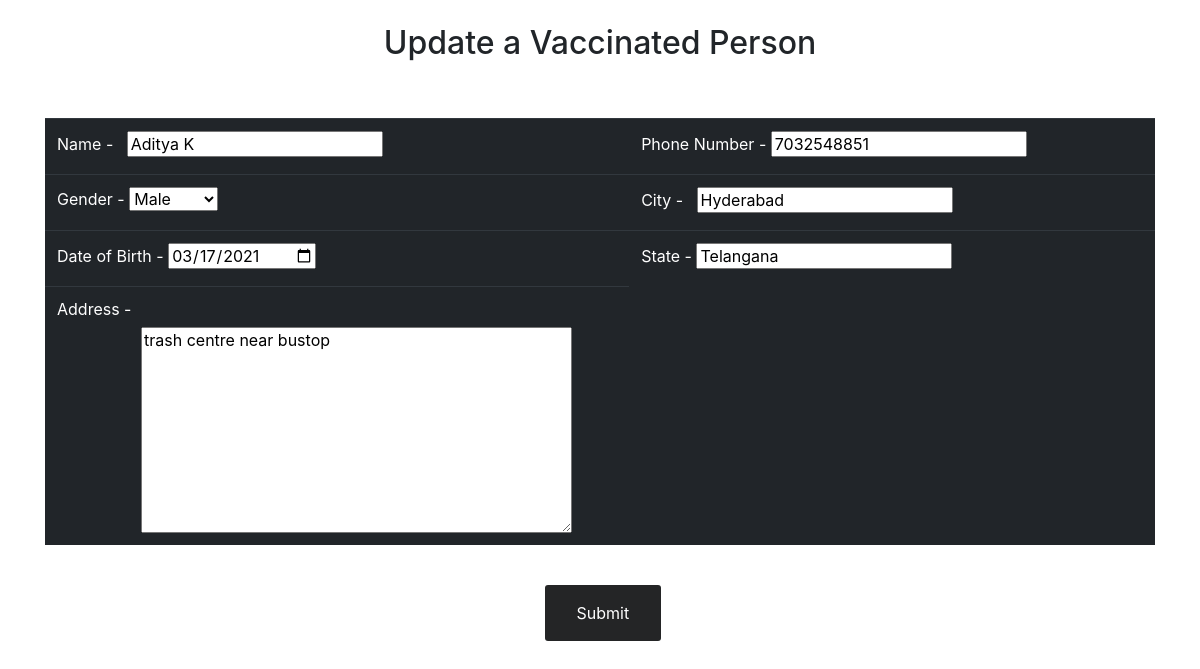
The page /vc/report/2/updateperson/1/ (signed in) on the database as committed earlier.
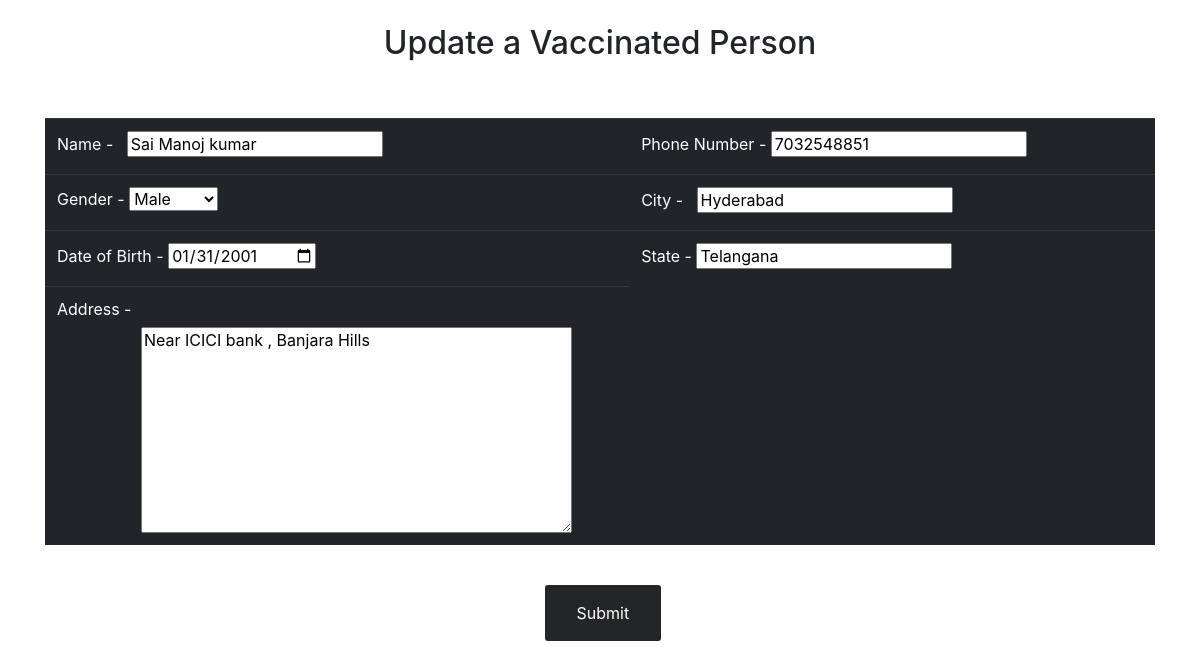
The same page on the database as committed later.
### C19V/models.py (models this page shows, shortened)
class VaccinatedPerson(models.Model):
    GENDER_CHOICES = (('M','Male'),('F','Female'))
    user = models.OneToOneField(User,on_delete=CASCADE)
    name = models.CharField(max_length=50,null=True)
    gender = models.CharField(max_length=1,choices=GENDER_CHOICES,null=True)
    dob = models.DateField(null=True)
    phone_no =models.CharField(max_length=10,null=True)
    address = models.TextField(max_length=128,null=True)
    city = models.CharField(max_length=50,null=True)
    state = models.CharField(max_length=50,null=True)
    date_created = models.DateTimeField(auto_now_add=True)
    centre = models.CharField(max_length=50,null=True) # TestCentre's name

### C19V/views.py (the view)
# urls.py: path('vc/report/<str:pk>/updateperson/<str:id>/',views.updatePerson,name="update_person"),  # to update vaccination person details
@decorators.VC_required(login_url='loginvc')
def updatePerson(request,pk,id):
    person = models.VaccinatedPerson.objects.get(id=id)
    form = forms.PersonForm(instance=person)                 # Since this is to update , we are sending the instance of the person which is previously created
    if request.method == 'POST':
        form = forms.PersonForm(request.POST,instance=person)
        if form.is_valid():
            form.save()
            return redirect('report',pk=pk)
    dictionary = {'form': form,'update':True}                # the attribute update is to identify, the form is an update form
    return render(request, 'registerperson.html', dictionary)

### C19V/forms.py
class PersonForm(ModelForm):
    class Meta:
        model = models.VaccinatedPerson
        fields='__all__'
        labels={
            'dob':('Date of Birth'),
            'phone_no':('Phone Number'),
            'centre':('Vaccination Centre')
        }
        widgets={
            'dob': forms.DateInput(attrs={'type': 'date'}),
        }

### C19V/templates/registerperson.html (shortened to what this page needs)
{% load static %}
<link rel="stylesheet" href="https://maxcdn.bootstrapcdn.com/bootstrap/4.0.0/css/bootstrap.min.css"
>
<div class="container">
    <br>
    <h2 style="text-align:center;">{% if update %}Update a Vaccinated Person{% else %} Add a Vaccinated Person{% endif %}</h2><br><br>
    <form action="" method="POST">
    <table class="table table-dark table-hover">
        <tbody>
            <tr>
                <td><label for="name">Name - &nbsp</label>
                {{ form.name }}</td>
                <td><label for="phone_no">Phone Number - </label>
                {{ form.phone_no }}</td>
            </tr>
            <tr>
                <td><label for="gender">Gender - </label>
                {{ form.gender }}</td>
                <td><label for="city">City - &nbsp</label>
                {{ form.city }}</td>
            </tr>
            <tr>
                <td><label for="dob">Date of Birth - </label>
                {{ form.dob }}</td>
                <td><label for="state">State - </label>
                    {{ form.state }}</td>
            </tr>
            <tr>
                <td><label for="address">Address - </label><div style="width:50%;margin-left: 15%;">
                    {{ form.address }}</div></td>
            </tr>
        </tbody>
    </table>
    <br>
    <input style=" background-color: #242526;
      border: none;
      color: white;
      padding: 16px 32px;
      text-decoration: none;
      margin-left: 45%;
      cursor: pointer;border-radius:3px;
    " type='submit' name='Submit'>
    </form>
</div>

Rows that differ between the two databases and show on the page:
changed VaccinatedPerson "Male": name "Aditya K" → "Sai Manoj kumar"; dob "03/17/2021" → "01/31/2001"; address "trash centre near bustop" → "Near ICICI bank , Banjara Hills"
